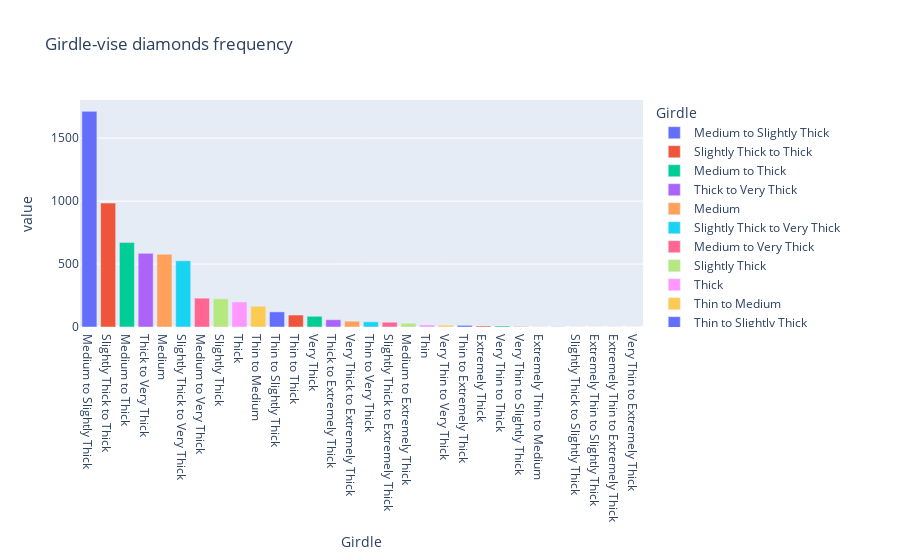

Source (notebook cell):
### Markdown cell above
###### Girdle-vise diamonds frequency

### Code cell
df1 = df.groupby(["Girdle"]).size().reset_index(name='value').sort_values("value",ascending=False)


# Create a bar graph
fig = px.bar(df1, x="Girdle", y="value", title="Girdle-vise diamonds frequency", color="Girdle", )

# Show the plot
fig.show()

### Figure 1 — Plotly figure (JSON) as saved in the notebook; plotly's stock layout.template omitted (floating-point values rounded to 4 significant figures)
{"data": [{"alignmentgroup": "True", "hovertemplate": "Girdle=%{x}<br>value=%{y}<extra></extra>", "legendgroup": "Medium to Slightly Thick", "marker": {"color": "#636efa", "pattern": {"shape": ""}}, "name": "Medium to Slightly Thick", "offsetgroup": "Medium to Slightly Thick", "orientation": "v", "showlegend": true, "textposition": "auto", "type": "bar", "x": ["Medium to Slightly Thick"], "xaxis": "x", "y": [1713], "yaxis": "y"}, {"alignmentgroup": "True", "hovertemplate": "Girdle=%{x}<br>value=%{y}<extra></extra>", "legendgroup": "Slightly Thick to Thick", "marker": {"color": "#EF553B", "pattern": {"shape": ""}}, "name": "Slightly Thick to Thick", "offsetgroup": "Slightly Thick to Thick", "orientation": "v", "showlegend": true, "textposition": "auto", "type": "bar", "x": ["Slightly Thick to Thick"], "xaxis": "x", "y": [984], "yaxis": "y"}, {"alignmentgroup": "True", "hovertemplate": "Girdle=%{x}<br>value=%{y}<extra></extra>", "legendgroup": "Medium to Thick", "marker": {"color": "#00cc96", "pattern": {"shape": ""}}, "name": "Medium to Thick", "offsetgroup": "Medium to Thick", "orientation": "v", "showlegend": true, "textposition": "auto", "type": "bar", "x": ["Medium to Thick"], "xaxis": "x", "y": [672], "yaxis": "y"}, {"alignmentgroup": "True", "hovertemplate": "Girdle=%{x}<br>value=%{y}<extra></extra>", "legendgroup": "Thick to Very Thick", "marker": {"color": "#ab63fa", "pattern": {"shape": ""}}, "name": "Thick to Very Thick", "offsetgroup": "Thick to Very Thick", "orientation": "v", "showlegend": true, "textposition": "auto", "type": "bar", "x": ["Thick to Very Thick"], "xaxis": "x", "y": [585], "yaxis": "y"}, {"alignmentgroup": "True", "hovertemplate": "Girdle=%{x}<br>value=%{y}<extra></extra>", "legendgroup": "Medium", "marker": {"color": "#FFA15A", "pattern": {"shape": ""}}, "name": "Medium", "offsetgroup": "Medium", "orientation": "v", "showlegend": true, "textposition": "auto", "type": "bar", "x": ["Medium"], "xaxis": "x", "y": [578], "yaxis": "y"}, {"alignmentgroup": "True", "hovertemplate": "Girdle=%{x}<br>value=%{y}<extra></extra>", "legendgroup": "Slightly Thick to Very Thick", "marker": {"color": "#19d3f3", "pattern": {"shape": ""}}, "name": "Slightly Thick to Very Thick", "offsetgroup": "Slightly Thick to Very Thick", "orientation": "v", "showlegend": true, "textposition": "auto", "type": "bar", "x": ["Slightly Thick to Very Thick"], "xaxis": "x", "y": [526], "yaxis": "y"}, {"alignmentgroup": "True", "hovertemplate": "Girdle=%{x}<br>value=%{y}<extra></extra>", "legendgroup": "Medium to Very Thick", "marker": {"color": "#FF6692", "pattern": {"shape": ""}}, "name": "Medium to Very Thick", "offsetgroup": "Medium to Very Thick", "orientation": "v", "showlegend": true, "textposition": "auto", "type": "bar", "x": ["Medium to Very Thick"], "xaxis": "x", "y": [229], "yaxis": "y"}, {"alignmentgroup": "True", "hovertemplate": "Girdle=%{x}<br>value=%{y}<extra></extra>", "legendgroup": "Slightly Thick", "marker": {"color": "#B6E880", "pattern": {"shape": ""}}, "name": "Slightly Thick", "offsetgroup": "Slightly Thick", "orientation": "v", "showlegend": true, "textposition": "auto", "type": "bar", "x": ["Slightly Thick"], "xaxis": "x", "y": [224], "yaxis": "y"}, {"alignmentgroup": "True", "hovertemplate": "Girdle=%{x}<br>value=%{y}<extra></extra>", "legendgroup": "Thick", "marker": {"color": "#FF97FF", "pattern": {"shape": ""}}, "name": "Thick", "offsetgroup": "Thick", "orientation": "v", "showlegend": true, "textposition": "auto", "type": "bar", "x": ["Thick"], "xaxis": "x", "y": [199], "yaxis": "y"}, {"alignmentgroup": "True", "hovertemplate": "Girdle=%{x}<br>value=%{y}<extra></extra>", "legendgroup": "Thin to Medium", "marker": {"color": "#FECB52", "pattern": {"shape": ""}}, "name": "Thin to Medium", "offsetgroup": "Thin to Medium", "orientation": "v", "showlegend": true, "textposition": "auto", "type": "bar", "x": ["Thin to Medium"], "xaxis": "x", "y": [165], "yaxis": "y"}, {"alignmentgroup": "True", "hovertemplate": "Girdle=%{x}<br>value=%{y}<extra></extra>", "legendgroup": "Thin to Slightly Thick", "marker": {"color": "#636efa", "pattern": {"shape": ""}}, "name": "Thin to Slightly Thick", "offsetgroup": "Thin to Slightly Thick", "orientation": "v", "showlegend": true, "textposition": "auto", "type": "bar", "x": ["Thin to Slightly Thick"], "xaxis": "x", "y": [120], "yaxis": "y"}, {"alignmentgroup": "True", "hovertemplate": "Girdle=%{x}<br>value=%{y}<extra></extra>", "legendgroup": "Thin to Thick", "marker": {"color": "#EF553B", "pattern": {"shape": ""}}, "name": "Thin to Thick", "offsetgroup": "Thin to Thick", "orientation": "v", "showlegend": true, "textposition": "auto", "type": "bar", "x": ["Thin to Thick"], "xaxis": "x", "y": [95], "yaxis": "y"}, {"alignmentgroup": "True", "hovertemplate": "Girdle=%{x}<br>value=%{y}<extra></extra>", "legendgroup": "Very Thick", "marker": {"color": "#00cc96", "pattern": {"shape": ""}}, "name": "Very Thick", "offsetgroup": "Very Thick", "orientation": "v", "showlegend": true, "textposition": "auto", "type": "bar", "x": ["Very Thick"], "xaxis": "x", "y": [85], "yaxis": "y"}, {"alignmentgroup": "True", "hovertemplate": "Girdle=%{x}<br>value=%{y}<extra></extra>", "legendgroup": "Thick to Extremely Thick", "marker": {"color": "#ab63fa", "pattern": {"shape": ""}}, "name": "Thick to Extremely Thick", "offsetgroup": "Thick to Extremely Thick", "orientation": "v", "showlegend": true, "textposition": "auto", "type": "bar", "x": ["Thick to Extremely Thick"], "xaxis": "x", "y": [58], "yaxis": "y"}, {"alignmentgroup": "True", "hovertemplate": "Girdle=%{x}<br>value=%{y}<extra></extra>", "legendgroup": "Very Thick to Extremely Thick", "marker": {"color": "#FFA15A", "pattern": {"shape": ""}}, "name": "Very Thick to Extremely Thick", "offsetgroup": "Very Thick to Extremely Thick", "orientation": "v", "showlegend": true, "textposition": "auto", "type": "bar", "x": ["Very Thick to Extremely Thick"], "xaxis": "x", "y": [46], "yaxis": "y"}, {"alignmentgroup": "True", "hovertemplate": "Girdle=%{x}<br>value=%{y}<extra></extra>", "legendgroup": "Thin to Very Thick", "marker": {"color": "#19d3f3", "pattern": {"shape": ""}}, "name": "Thin to Very Thick", "offsetgroup": "Thin to Very Thick", "orientation": "v", "showlegend": true, "textposition": "auto", "type": "bar", "x": ["Thin to Very Thick"], "xaxis": "x", "y": [41], "yaxis": "y"}, {"alignmentgroup": "True", "hovertemplate": "Girdle=%{x}<br>value=%{y}<extra></extra>", "legendgroup": "Slightly Thick to Extremely Thick", "marker": {"color": "#FF6692", "pattern": {"shape": ""}}, "name": "Slightly Thick to Extremely Thick", "offsetgroup": "Slightly Thick to Extremely Thick", "orientation": "v", "showlegend": true, "textposition": "auto", "type": "bar", "x": ["Slightly Thick to Extremely Thick"], "xaxis": "x", "y": [38], "yaxis": "y"}, {"alignmentgroup": "True", "hovertemplate": "Girdle=%{x}<br>value=%{y}<extra></extra>", "legendgroup": "Medium to Extremely Thick", "marker": {"color": "#B6E880", "pattern": {"shape": ""}}, "name": "Medium to Extremely Thick", "offsetgroup": "Medium to Extremely Thick", "orientation": "v", "showlegend": true, "textposition": "auto", "type": "bar", "x": ["Medium to Extremely Thick"], "xaxis": "x", "y": [30], "yaxis": "y"}, {"alignmentgroup": "True", "hovertemplate": "Girdle=%{x}<br>value=%{y}<extra></extra>", "legendgroup": "Thin", "marker": {"color": "#FF97FF", "pattern": {"shape": ""}}, "name": "Thin", "offsetgroup": "Thin", "orientation": "v", "showlegend": true, "textposition": "auto", "type": "bar", "x": ["Thin"], "xaxis": "x", "y": [16], "yaxis": "y"}, {"alignmentgroup": "True", "hovertemplate": "Girdle=%{x}<br>value=%{y}<extra></extra>", "legendgroup": "Very Thin to Very Thick", "marker": {"color": "#FECB52", "pattern": {"shape": ""}}, "name": "Very Thin to Very Thick", "offsetgroup": "Very Thin to Very Thick", "orientation": "v", "showlegend": true, "textposition": "auto", "type": "bar", "x": ["Very Thin to Very Thick"], "xaxis": "x", "y": [14], "yaxis": "y"}, {"alignmentgroup": "True", "hovertemplate": "Girdle=%{x}<br>value=%{y}<extra></extra>", "legendgroup": "Thin to Extremely Thick", "marker": {"color": "#636efa", "pattern": {"shape": ""}}, "name": "Thin to Extremely Thick", "offsetgroup": "Thin to Extremely Thick", "orientation": "v", "showlegend": true, "textposition": "auto", "type": "bar", "x": ["Thin to Extremely Thick"], "xaxis": "x", "y": [13], "yaxis": "y"}, {"alignmentgroup": "True", "hovertemplate": "Girdle=%{x}<br>value=%{y}<extra></extra>", "legendgroup": "Extremely Thick", "marker": {"color": "#EF553B", "pattern": {"shape": ""}}, "name": "Extremely Thick", "offsetgroup": "Extremely Thick", "orientation": "v", "showlegend": true, "textposition": "auto", "type": "bar", "x": ["Extremely Thick"], "xaxis": "x", "y": [8], "yaxis": "y"}, {"alignmentgroup": "True", "hovertemplate": "Girdle=%{x}<br>value=%{y}<extra></extra>", "legendgroup": "Very Thin to Thick", "marker": {"color": "#00cc96", "pattern": {"shape": ""}}, "name": "Very Thin to Thick", "offsetgroup": "Very Thin to Thick", "orientation": "v", "showlegend": true, "textposition": "auto", "type": "bar", "x": ["Very Thin to Thick"], "xaxis": "x", "y": [8], "yaxis": "y"}, {"alignmentgroup": "True", "hovertemplate": "Girdle=%{x}<br>value=%{y}<extra></extra>", "legendgroup": "Very Thin to Slightly Thick", "marker": {"color": "#ab63fa", "pattern": {"shape": ""}}, "name": "Very Thin to Slightly Thick", "offsetgroup": "Very Thin to Slightly Thick", "orientation": "v", "showlegend": true, "textposition": "auto", "type": "bar", "x": ["Very Thin to Slightly Thick"], "xaxis": "x", "y": [4], "yaxis": "y"}, {"alignmentgroup": "True", "hovertemplate": "Girdle=%{x}<br>value=%{y}<extra></extra>", "legendgroup": "Extremely Thin to Medium", "marker": {"color": "#FFA15A", "pattern": {"shape": ""}}, "name": "Extremely Thin to Medium", "offsetgroup": "Extremely Thin to Medium", "orientation": "v", "showlegend": true, "textposition": "auto", "type": "bar", "x": ["Extremely Thin to Medium"], "xaxis": "x", "y": [2], "yaxis": "y"}, {"alignmentgroup": "True", "hovertemplate": "Girdle=%{x}<br>value=%{y}<extra></extra>", "legendgroup": "", "marker": {"color": "#19d3f3", "pattern": {"shape": ""}}, "name": "", "offsetgroup": "", "orientation": "v", "showlegend": false, "textposition": "auto", "type": "bar", "x": [""], "xaxis": "x", "y": [2], "yaxis": "y"}, {"alignmentgroup": "True", "hovertemplate": "Girdle=%{x}<br>value=%{y}<extra></extra>", "legendgroup": "Slightly Thick to Slightly Thick", "marker": {"color": "#FF6692", "pattern": {"shape": ""}}, "name": "Slightly Thick to Slightly Thick", "offsetgroup": "Slightly Thick to Slightly Thick", "orientation": "v", "showlegend": true, "textposition": "auto", "type": "bar", "x": ["Slightly Thick to Slightly Thick"], "xaxis": "x", "y": [1], "yaxis": "y"}, {"alignmentgroup": "True", "hovertemplate": "Girdle=%{x}<br>value=%{y}<extra></extra>", "legendgroup": "Extremely Thin to Slightly Thick", "marker": {"color": "#B6E880", "pattern": {"shape": ""}}, "name": "Extremely Thin to Slightly Thick", "offsetgroup": "Extremely Thin to Slightly Thick", "orientation": "v", "showlegend": true, "textposition": "auto", "type": "bar", "x": ["Extremely Thin to Slightly Thick"], "xaxis": "x", "y": [1], "yaxis": "y"}, {"alignmentgroup": "True", "hovertemplate": "Girdle=%{x}<br>value=%{y}<extra></extra>", "legendgroup": "Extremely Thin to Extremely Thick", "marker": {"color": "#FF97FF", "pattern": {"shape": ""}}, "name": "Extremely Thin to Extremely Thick", "offsetgroup": "Extremely Thin to Extremely Thick", "orientation": "v", "showlegend": true, "textposition": "auto", "type": "bar", "x": ["Extremely Thin to Extremely Thick"], "xaxis": "x", "y": [1], "yaxis": "y"}, {"alignmentgroup": "True", "hovertemplate": "Girdle=%{x}<br>value=%{y}<extra></extra>", "legendgroup": "Very Thin to Extremely Thick", "marker": {"color": "#FECB52", "pattern": {"shape": ""}}, "name": "Very Thin to Extremely Thick", "offsetgroup": "Very Thin to Extremely Thick", "orientation": "v", "showlegend": true, "textposition": "auto", "type": "bar", "x": ["Very Thin to Extremely Thick"], "xaxis": "x", "y": [1], "yaxis": "y"}], "layout": {"autosize": true, "barmode": "relative", "legend": {"title": {"text": "Girdle"}, "tracegroupgap": 0}, "title": {"text": "Girdle-vise diamonds frequency"}, "xaxis": {"anchor": "y", "autorange": true, "categoryarray": ["Medium to Slightly Thick", "Slightly Thick to Thick", "Medium to Thick", "Thick to Very Thick", "Medium", "Slightly Thick to Very Thick", "Medium to Very Thick", "Slightly Thick", "Thick", "Thin to Medium", "Thin to Slightly Thick", "Thin to Thick", "Very Thick", "Thick to Extremely Thick", "Very Thick to Extremely Thick", "Thin to Very Thick", "Slightly Thick to Extremely Thick", "Medium to Extremely Thick", "Thin", "Very Thin to Very Thick", "Thin to Extremely Thick", "Extremely Thick", "Very Thin to Thick", "Very Thin to Slightly Thick", "Extremely Thin to Medium", "", "Slightly Thick to Slightly Thick", "Extremely Thin to Slightly Thick", "Extremely Thin to Extremely Thick", "Very Thin to Extremely Thick"], "categoryorder": "array", "domain": [0, 1], "range": [-0.5, 29.5], "title": {"text": "Girdle"}, "type": "category"}, "yaxis": {"anchor": "x", "autorange": true, "domain": [0, 1], "range": [0, 1803.0], "title": {"text": "value"}, "type": "linear"}}}
